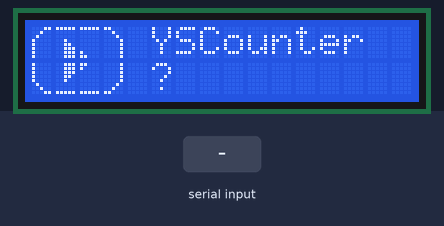
The sketch below on a simulated Arduino Uno, built with avr-gcc and run on an emulated ATmega328P. Shown: 16×2 character LCD. Inputs (shaded band) come from the test bench.

Above: at 1.2 s.
1.3 s: "1" received over Serial
At 3.4 s:
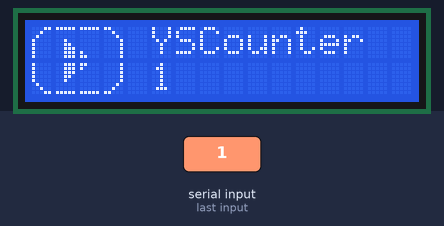
4.1 s: "0" received over Serial
At 5.5 s:
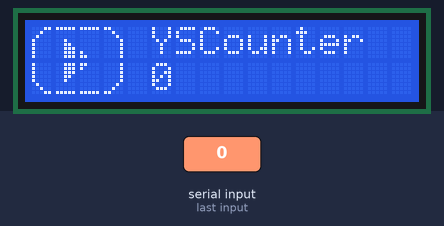
6.6 s: "2" received over Serial
At 8.8 s:
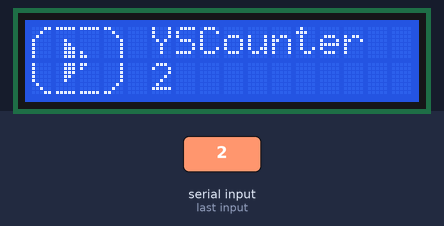
Timing chart, 0 to 10.3 s (numbered marks = the images above; inputs shaded):
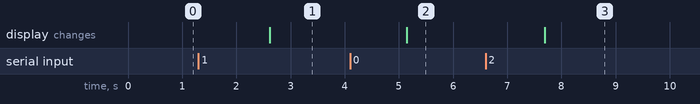

Measured:
- after the input at 1.3 s, the display: changes after 1.3 s (image 1)
- after the input at 4.1 s, the display: changes after 1.0 s (image 2)
- after the input at 6.6 s, the display: changes after 1.1 s (image 3)

The sketch:

sketch.ino
```cpp
#include <LiquidCrystal.h>


/*

 YSCounter - Arduino code

 YouTube Subscriber Counter with Arduino and Python (Without API key).

 The circuit:
 * LCD RS pin to digital pin 12
 * LCD Enable pin to digital pin 11
 * LCD D4 pin to digital pin 5
 * LCD D5 pin to digital pin 4
 * LCD D6 pin to digital pin 3
 * LCD D7 pin to digital pin 2
 * LCD R/W pin to ground
 * 10K resistor
 * ends to +5V and ground
 * wiper to LCD VO pin (pin 3)

 Version: 1.3.0
 Author: Adil Gürbüz
 Contact: adlgrbz@tutamail.com
 Source: https://github.com/adlgrbz/yscounter

 Thank you "GizliProfesor" and "youtube.com/nepercos" !

*/


LiquidCrystal lcd(12, 11, 5, 4, 3, 2);

String subscriber_data = "?";

void icon() {
  byte bot_0[] = {
    B00011, B00100, B01000, B10000, B10000, B10000, B10000, B10000
  };
  byte bot_1[] = {
    B11111, B00000, B00000, B00100, B00110, B00111, B00111, B00111
  };
  byte bot_2[] = {
    B11111, B00000, B00000, B00000, B00000, B00000, B10000, B11000
  };
  byte bot_3[] = {
    B11000, B00100, B00010, B00001, B00001, B00001, B00001, B00001
  };

  byte top_0[] = {
    B10000, B10000, B10000, B10000, B10000, B01000, B00100, B00011
  };
  byte top_1[] = {
    B00111, B00111, B00111, B00110, B00100, B00000, B00000, B11111
  };
  byte top_2[] = {
    B11000, B10000, B00000, B00000, B00000, B00000, B00000, B11111
  };
  byte top_3[] = {
    B00001, B00001, B00001, B00001, B00001, B00010, B00100, B11000
  };

  lcd.createChar(0, bot_0);
  lcd.createChar(1, bot_1);
  lcd.createChar(2, bot_2);
  lcd.createChar(3, bot_3);

  lcd.createChar(4, top_0);
  lcd.createChar(5, top_1);
  lcd.createChar(6, top_2);
  lcd.createChar(7, top_3);
}

void icon_draw() {
  icon();

  lcd.setCursor(0, 0);
  lcd.write(byte(0));
  lcd.setCursor(1, 0);
  lcd.write(byte(1));
  lcd.setCursor(2, 0);
  lcd.write(byte(2));
  lcd.setCursor(3, 0);
  lcd.write(byte(3));

  lcd.setCursor(0, 1);
  lcd.write(byte(4));
  lcd.setCursor(1, 1);
  lcd.write(byte(5));
  lcd.setCursor(2, 1);
  lcd.write(byte(6));
  lcd.setCursor(3, 1);
  lcd.write(byte(7));
}

void setup() {
  Serial.begin(9600);

  lcd.begin(16, 2);
}

void loop() {
  if (Serial.available()) {
    subscriber_data = Serial.readString();

    lcd.clear();
  }

  icon_draw();

  lcd.setCursor(5, 0);
  lcd.print("YSCounter");
  lcd.setCursor(5, 1);
  lcd.print(subscriber_data);

  delay(500);
}
```
